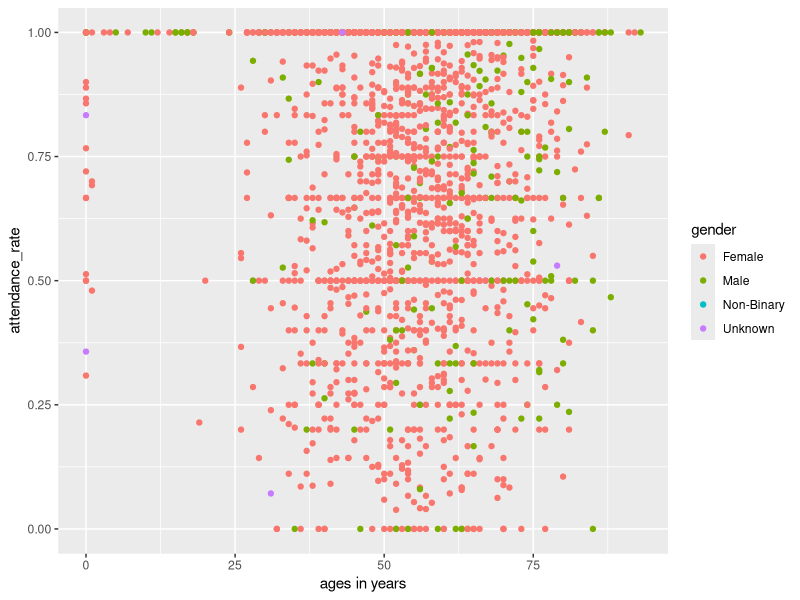

R code for this plot: (Note: this script raises an error after producing the figure.)
## ---- chunk 1
library(tidyverse)
library(clock)
library(rpart)
library(partykit)
setwd("~/sta130_project/")
data <- read_csv("v3_wrangled_Member_Background.csv")
## ---- chunk 2
added_dates_data <- data |>
     mutate(
         starting_date = date_build(member_start_year, member_start_month, ),
         ending_date = date_build(2025, 2, 1),
     )

added_membership_duration <- added_dates_data |>
  mutate(mem_duration_month = (ending_date - starting_date) |> as.numeric() / 30)

added_attendance_rate <- added_membership_duration |> 
  filter(number_of_present_service_deliveries + number_of_absent_service_deliveries > 0) |>
  mutate(attendance_rate = number_of_present_service_deliveries / (number_of_present_service_deliveries + number_of_absent_service_deliveries))

print(median(added_attendance_rate$attendance_rate))
print(mean(added_attendance_rate$attendance_rate))
## ---- chunk 3
added_attendance_rate |> ggplot(aes(x=age_years, y=attendance_rate, color = gender)) + geom_point() + labs(x="ages in years", y="attendance_rate")
## ---- chunk 4
# traning without crossvalidate
model <- lm(attendance_rate ~ age_years * gender * i_identify_as_lgbtq * parent_of_a_child_under_18 * i_identify_as_poc * i_have_the_following_impairment * how_have_you_heard_of_wellspring * types_of_cancer + program_interest + program_language_preference, data=added_attendance_rate)
summary(model)
## ---- chunk 5
# traning with crossvalidate
model <- rpart(present_service_deliveries_per_month ~ (age_years + gender + types_of_cancer), data=final_data)
